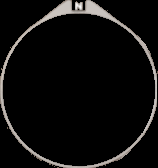
#> input picture ring.png, 158 x 168 px, given in place of map_bound.png, which was not available
$ python localize.py
#> lines starting #> are read from the running program, lines starting #| are printed output that depends on the picture; after the words box and inside, x2 and y2 are one past the last pixel; in counts of white or black regions, pixels touching at a corner belong together; pictures that were not available may be replaced by others from this repository, and a replacement may not be noted
"""Minimap → world localization: estimate the player's map position and yaw
from a cropped minimap.

Pipeline (matches the original pseudo-algorithm):

  1. yaw   — rotate ``map_bound`` 1° at a time; the angle that brings the 'N'
             compass marker to top-center (12 o'clock) is the player's yaw.
  2. align — rotate ``map_bound`` by that yaw so north points up.
  3. place — slide the north-up minimap over ``full_map_alpha`` (multi-scale
             template match) to find where its center sits on the full map.

Returns ``(x, y, yaw)``: ``x, y`` are the minimap center in ``full_map_alpha``
pixel coordinates, ``yaw`` is degrees clockwise from north (0 = facing north).

Geometry constants below were calibrated once against ``sample_image.png`` with
``map_bound`` cropped at bbox (6, 6, 194, 194) — a 188×188 patch with a 16 px
margin around the radar circle so the 'N' marker (which sits ~5 px *outside*
the circle edge) stays in frame at any rotation. Re-calibrate if the HUD
layout or crop changes.
"""

from __future__ import annotations

from pathlib import Path

import cv2
import numpy as np

# minimap 높이 67 (48:115)
# --- map_bound (188×188) coordinate-system constants, calibrated on sample_image ---
CIRCLE_CENTER: tuple[float, float] = (101.0, 99.5)   # radar circle center (subpixel)
CIRCLE_RADIUS: int = 79                              # radar circle radius
NORTH_TARGET: tuple[int, int] = (94, 11)     # where the N marker lands when at 12 o'clock
# N marker isolation: it sits in a thin annulus just outside the circle edge and
# is pure white (>215), brighter than the grey circle rim — so a brightness
# threshold cleanly picks it out without any rotation search.
NORTH_RING: tuple[int, int] = (76, 92)        # radial band (px) the N marker lives in
NORTH_THRESH: int = 215                        # grayscale cutoff isolating the white N
NORTH_MIN_AREA: int = 4                         # ignore bright specks smaller than this (px)

# Zoom is fixed, so the minimap→full pixel scale is a constant (non-uniform:
# the minimap is squashed vertically vs the full map). Calibrated on sample_image.
ZOOM_SCALE: tuple[float, float] = (13.4, 9.7)   # (x, y) full-px per minimap-px

# --- patched_map reference -------------------------------------------------
# patched_map.png replaces full_map_outline_thick as the match target. It is the
# SAME level but (a) rotated 90° CW from north-up, (b) a textured grayscale
# drawing (alpha is uniform, content lives in BGR — so we edge-detect the BGR,
# not the alpha), and (c) ~4× smaller: rotated north-up it is 487×164, i.e.
# the old 1980×654 map ÷4.065 (x) and ÷3.988 (y).
PATCHED_ROT = cv2.ROTATE_90_CLOCKWISE            # bring patched_map north-up
# patched_map is a textured drawing: its block ink is dark (gray < ~100) while
# the gray shading bands sit at 120-180. Thresholding the ink drops the bands so
# they don't inject spurious horizontal edges into the match.
PATCHED_INK_THRESH: int = 100
# PROVISIONAL — minimap→patched scale (patched-px per minimap-content-px).
# The analytic ZOOM_SCALE÷4 guess (3.30, 2.43) is wrong: a scale sweep against
# this sample peaks near ~0.4 of the content-bbox crop, not 3.3×. Treat this as a
# placeholder until calibrated against a known (x, y) ground-truth — see notes in
# match_on_full_map. Keeps the old ~1.38 x/y squash ratio.
ZOOM_SCALE_PATCHED: tuple[float, float] = (0.46, 0.33)  # (x, y) patched-px per minimap-px


# [22 lines left out: functions _load_gray, _alignment_score, not called in this run]


def estimate_yaw(map_bound_gray: np.ndarray) -> tuple[float, float]:
    """Find the yaw (degrees clockwise from north) from the 'N' compass marker.

    The N marker is a pure-white blob in the annulus just outside the circle.
    But other bright things (the view cone, map blocks that reach the edge when
    the player is near a map border) can also land in the annulus, so a single
    centroid is unreliable. Instead we split the bright pixels into clusters,
    treat each as an N candidate, and keep the one whose implied rotation makes
    the map best axis-align (highest ``_alignment_score``). This rejects bright
    intruders without any fine search.

    Returns ``(yaw, score)``. ``yaw`` is degrees clockwise from north
    (0 = facing north). ``score`` is the winning alignment score; the runner-up
    margin indicates how decisive the pick was.
    """
    cx, cy = CIRCLE_CENTER
    h, w = map_bound_gray.shape
    yy, xx = np.mgrid[0:h, 0:w]
    dist = np.hypot(xx - cx, yy - cy)
    blob = (dist >= NORTH_RING[0]) & (dist <= NORTH_RING[1]) & (map_bound_gray > NORTH_THRESH)

    n, _, stats, cents = cv2.connectedComponentsWithStats((blob * 255).astype(np.uint8), 8)
    candidates = [i for i in range(1, n) if stats[i, cv2.CC_STAT_AREA] >= NORTH_MIN_AREA]
    if not candidates:
        return 0.0, 0.0

    best_yaw, best_score = 0.0, -1.0
    for i in candidates:
        mx, my = cents[i]
        # N's radial angle from 12 o'clock (clockwise +); player yaw is its negative.
        theta = np.degrees(np.arctan2(mx - cx, -(my - cy)))
        yaw = float((-theta) % 360.0)
        score = _alignment_score(_rotate_keep(map_bound_gray, yaw))
        if score > best_score:
            best_score, best_yaw = score, yaw
    return best_yaw, best_score


# [17 lines left out: functions _rotate_keep, _minimap_block_edges, not called in this run]


def _map_band_bbox(edges: np.ndarray) -> tuple[int, int, int, int]:
    """Bounding box of the map content: the run of rows/cols dense with edges
    (drops sparse view-cone / circle-rim noise)."""
    rowp = (edges > 0).sum(1)
    colp = (edges > 0).sum(0)
    rows = np.where(rowp > rowp.max() * 0.20)[0] if rowp.max() else np.array([0])
    cols = np.where(colp > colp.max() * 0.20)[0] if colp.max() else np.array([0])
    return int(cols.min()), int(rows.min()), int(cols.max()) + 1, int(rows.max()) + 1


def _north_up_full(full_alpha: np.ndarray) -> np.ndarray:
    """Rotate patched_map north-up and edge-detect its BGR content.

    patched_map's alpha is uniform, so the drawn map lives in the BGR channels.
    We isolate the dark block ink (dropping the gray shading bands) and take the
    boundary of that mask as the block outlines.
    """
    full = cv2.rotate(full_alpha, PATCHED_ROT)
    gray = cv2.cvtColor(full, cv2.COLOR_BGRA2GRAY) if full.ndim == 3 else full
    ink = ((gray < PATCHED_INK_THRESH).astype(np.uint8)) * 255
    return cv2.Canny(ink, 50, 150)


def _unrotate_cw(rx: int, ry: int, orig_h: int) -> tuple[int, int]:
    """Map a point from the north-up (90° CW-rotated) frame back to the original
    patched_map pixel coordinates."""
    return ry, (orig_h - 1) - rx


def match_on_full_map(
    aligned_bgr: np.ndarray,
    full_alpha: np.ndarray,
) -> tuple[int, int, float, dict]:
    """Place the north-up minimap on patched_map and find the player position.

    The minimap's map-content edges are upscaled to patched_map's (north-up)
    pixel scale and slid over the full-map edges; the best-correlating offset is
    the player location. ``aligned_bgr`` is the north-up minimap crop (player at
    its center). Returns ``(x, y, score, debug)`` where ``x, y`` is the player in
    *original* patched_map pixel coordinates and ``debug`` carries intermediates
    for the overlay.
    """
    full_edges = _north_up_full(full_alpha)
    fh, fw = full_edges.shape

    # minimap edges, with the center player arrow punched out.
    aligned_gray = (
        cv2.cvtColor(aligned_bgr, cv2.COLOR_BGR2GRAY) if aligned_bgr.ndim == 3 else aligned_bgr
    )
    edges = cv2.Canny(aligned_gray, 50, 120)
    h, w = aligned_gray.shape
    pcx, pcy = w / 2.0, h / 2.0  # player sits at the crop center
    # keep only inside the radar circle (drop the rim arc), then punch the arrow.
    cmask = np.zeros((h, w), np.uint8)
    cv2.circle(cmask, (round(pcx), round(pcy)), min(h, w) // 2 - 8, 255, -1)
    cv2.circle(cmask, (round(pcx), round(pcy)), 12, 0, -1)
    edges = cv2.bitwise_and(edges, edges, mask=cmask)

    # crop to the map-content band (drops sparse circle-rim / view-cone noise),
    # then upscale to patched scale to build the search template.
    x0, y0, x1, y1 = _map_band_bbox(edges)
    crop = edges[y0:y1, x0:x1]
    sx, sy = ZOOM_SCALE_PATCHED
    tw, th = max(int(crop.shape[1] * sx), 1), max(int(crop.shape[0] * sy), 1)
    tmpl = cv2.resize(crop, (tw, th), interpolation=cv2.INTER_NEAREST)
    tmpl = tmpl[:fh, :fw]  # guard against rounding past the full-map bounds

    res = cv2.matchTemplate(full_edges, tmpl, cv2.TM_CCOEFF_NORMED)
    _, score, _, loc = cv2.minMaxLoc(res)

    # player = minimap center, expressed in the north-up full frame, then mapped
    # back to original patched_map coordinates.
    rx = int(loc[0] + (pcx - x0) * sx)
    ry = int(loc[1] + (pcy - y0) * sy)
    px, py = _unrotate_cw(rx, ry, full_alpha.shape[0])

    debug = {
        "loc": loc,
        "tmpl_size": (tmpl.shape[1], tmpl.shape[0]),
        "bbox": (x0, y0, x1, y1),
        "player_rot": (rx, ry),  # player in the north-up frame (for overlay)
    }
    return px, py, float(score), debug


# [34 lines left out: function _render_overlay, not called in this run]

def _rotate_image_around_center(src, center_x, center_y, angle_degrees):
    # 원래 이미지의 캔버스 크기 (가로, 세로) 구하기
    # src.shape는 (세로, 가로, 채널) 순서이므로 뒤집어서 (width, height)로 지정
    h, w = src.shape[:2]

    # 2. 회전 중심 좌표 설정
    center = (center_x, center_y)

    # 3. 아핀 변환을 위한 회전 행렬(Matrix) 생성
    # cv2.getRotationMatrix2D(중심좌표, 회전각도(도), 스케일)
    # 각도가 양수이면 반시계 방향, 음수이면 시계 방향으로 회전합니다.
    rotation_matrix = cv2.getRotationMatrix2D(center, angle_degrees, scale=1.0)

    # 4. 아핀 변환 적용
    # 크기를 원래 이미지 크기인 (w, h)로 지정하면
    # 중심축은 (100, 100)에 고정된 채 회전하고, 벗어나는 영역은 자동으로 잘려 나갑니다.
    rotated_image = cv2.warpAffine(src, rotation_matrix, (w, h), flags=cv2.INTER_LINEAR)

    return rotated_image

def localize(
    map_bound_path: str | Path,
    full_map_alpha_path: str | Path,
    *,
    overlay_path: str | Path | None = None,
) -> tuple[int, int, float]:
    """Estimate ``(x, y, yaw)`` of the player on the full map from a minimap crop.

    ``x, y``  : minimap center (player) in ``full_map_alpha`` pixel coordinates.
    ``yaw``   : degrees clockwise from north (0 = facing north).

    If ``overlay_path`` is given, writes a debug image there showing how the
    minimap maps onto the full map (full outlines red, placed minimap green,
    player magenta) so the mapping quality can be checked at a glance.
    """
#> called with map_bound_path = 'map_bound.png', full_map_alpha_path = 'patched_map.png'
    map_bound_bgr = cv2.imread(str(map_bound_path), cv2.IMREAD_COLOR)
#> map_bound_bgr is the input picture: shape (168, 158, 3); mean B, G, R 12.8, 13.3, 13.9
    if map_bound_bgr is None:
        raise FileNotFoundError(f"could not read map_bound: {map_bound_path}")
    full_alpha = cv2.imread(str(full_map_alpha_path), cv2.IMREAD_UNCHANGED)
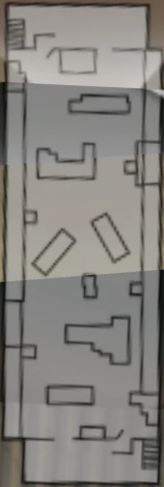
#> input picture patched_map.png, 164 x 487 px, found by its file name
#> full_alpha is the input picture: shape (487, 164, 4); mean B, G, R, A 126.7, 130.9, 133.1, 255
    if full_alpha is None:
        raise FileNotFoundError(f"could not read full_map_alpha: {full_map_alpha_path}")

    map_bound_gray = cv2.cvtColor(map_bound_bgr, cv2.COLOR_BGR2GRAY)

    # 1) yaw  2) align north-up  3) place on full map
    yaw, _ = estimate_yaw(map_bound_gray)
#> in estimate_yaw, `blob = (dist >= NORTH_RING[0]) & (dist <= NORTH_RING[1]) & (map_bound_..`: blob: shape (168, 158) bool; every value is 0
#> in estimate_yaw, `n, _, stats, cents = cv2.connectedComponentsWithStats((blob * 255).ast..`: n = 1; stats = [[0, 0, 158, 168, 26544]]; cents = [[78.5, 83.5]]
#> in estimate_yaw, `candidates = [i for i in range(1, n) if stats[i, cv2.CC_STAT_AREA] >= ..`: candidates = []
#> yaw = 0
    rotated_screen = _rotate_image_around_center(
        map_bound_gray, *CIRCLE_CENTER, -yaw
    )
    aligned_mini = rotated_screen[
        int(CIRCLE_CENTER[0]-CIRCLE_RADIUS):int(CIRCLE_CENTER[0]+CIRCLE_RADIUS),
        int(CIRCLE_CENTER[1]-CIRCLE_RADIUS):int(CIRCLE_CENTER[1]+CIRCLE_RADIUS)
    ]
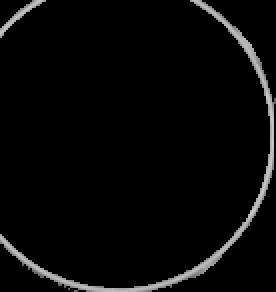
#> aligned_mini: shape (146, 138) (shown 2 times larger); min 0, max 202, mean 8.1

    x, y, _, debug = match_on_full_map(aligned_mini, full_alpha)
#> in _north_up_full, `full = cv2.rotate(full_alpha, PATCHED_ROT)`:
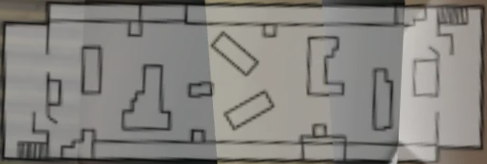
#> full: shape (164, 487, 4); mean B, G, R, A 126.7, 130.9, 133.1, 255
#> in _north_up_full, `ink = ((gray < PATCHED_INK_THRESH).astype(np.uint8)) * 255`:
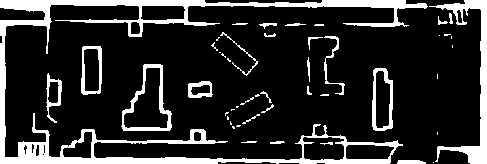
#> ink: shape (164, 487); 17.2% white; 48 white regions (22 under 20 px), largest, box (x1, y1, x2, y2) and area: (0, 0, 428, 164) 8642, (429, 0, 487, 164) 1865, (121, 64, 172, 131) 737
#> in _north_up_full, `return cv2.Canny(ink, 50, 150)`:
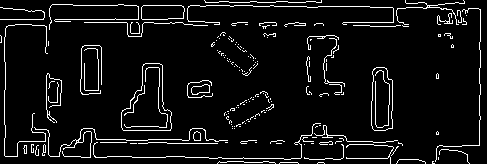
#> returned value: shape (164, 487); 6.6% white in thin lines or dots
#> in match_on_full_map, `edges = cv2.Canny(aligned_gray, 50, 120)`:
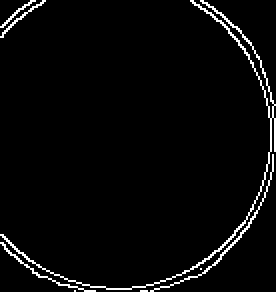
#> edges: shape (146, 138) (shown 2 times larger); 3.3% white in thin lines or dots
#> in match_on_full_map, `cv2.circle(cmask, (round(pcx), round(pcy)), min(h, w) // 2 - 8, 255, -1)`: cmask: shape (146, 138); 58% white; 1 black region, box (x1, y1, x2, y2) and area: (0, 0, 138, 146) 8467
#> in match_on_full_map, `cv2.circle(cmask, (round(pcx), round(pcy)), 12, 0, -1)`:
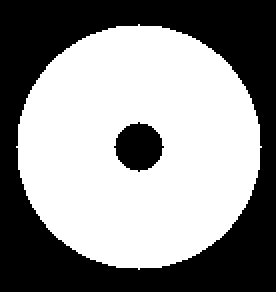
#> cmask: shape (146, 138) (shown 2 times larger); 55.8% white; 2 black regions, box (x1, y1, x2, y2) and area: (0, 0, 138, 146) 8467, (57, 61, 82, 86) 441
#> in match_on_full_map, `edges = cv2.bitwise_and(edges, edges, mask=cmask)`: edges: shape (146, 138); every value is 0
#> in _map_band_bbox, `rowp = (edges > 0).sum(1)`: rowp = 146 values from 0 to 0
#> in _map_band_bbox, `colp = (edges > 0).sum(0)`: colp = 138 values from 0 to 0
#> in _map_band_bbox, `rows = np.where(rowp > rowp.max() * 0.20)[0] if rowp.max() else np.arr..`: rows = [0]
#> in match_on_full_map, `x0, y0, x1, y1 = _map_band_bbox(edges)`: x0 = 0; x1 = 1
#> in match_on_full_map, `crop = edges[y0:y1, x0:x1]`: crop = [0]
#> in match_on_full_map, `res = cv2.matchTemplate(full_edges, tmpl, cv2.TM_CCOEFF_NORMED)`: res: shape (164, 487) float32; every value is 1
#> in match_on_full_map, `_, score, _, loc = cv2.minMaxLoc(res)`: score = 1; loc = (0, 0)
#> in match_on_full_map, `rx = int(loc[0] + (pcx - x0) * sx)`: rx = 31
#> in match_on_full_map, `ry = int(loc[1] + (pcy - y0) * sy)`: ry = 24
#> in match_on_full_map, `px, py = _unrotate_cw(rx, ry, full_alpha.shape[0])`: py = 455
#> in match_on_full_map, `debug = { "loc": loc, "tmpl_size": (tmpl.shape[1], tmpl.shape[0]), "bb..`: debug = {'loc': (0, 0), 'tmpl_size': (1, 1), 'bbox': (0, 0, 1, 1), 'player_rot': (31, 24)}
#> x = 24; y = 455

    if overlay_path is not None:
        _render_overlay(full_alpha, aligned_mini, (x, y), debug, overlay_path)
    return x, y, yaw


if __name__ == "__main__":
    import sys

    mb = sys.argv[1] if len(sys.argv) > 1 else "map_bound.png"
    fm = sys.argv[2] if len(sys.argv) > 2 else "patched_map.png"
    ov = sys.argv[3] if len(sys.argv) > 3 else None
    print(localize(mb, fm, overlay_path=ov))
